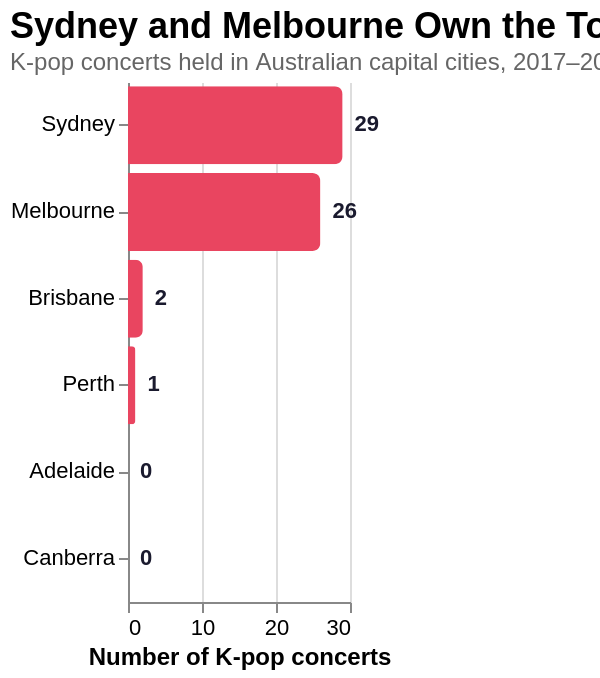

Source (Vega-Lite JSON):
### Vega-Lite specification from a JSON file in a GitHub repository (floating-point values rounded to 4 significant figures)
{"title": {"text": "Sydney and Melbourne Own the Tour Circuit", "subtitle": "K-pop concerts held in Australian capital cities, 2017–2024. Source: Wikipedia tour pages.", "anchor": "start", "fontSize": 18, "subtitleFontSize": 12, "subtitleColor": "#666"}, "width": "container", "height": 260, "autosize": {"type": "fit-x", "contains": "padding"}, "config": {"view": {"stroke": null}, "axis": {"labelFontSize": 11, "titleFontSize": 12}}, "data": {"values": [{"city": "Sydney", "concerts": 29, "total_capacity": 432500}, {"city": "Melbourne", "concerts": 26, "total_capacity": 343720}, {"city": "Brisbane", "concerts": 2, "total_capacity": 4700}, {"city": "Perth", "concerts": 1, "total_capacity": 2500}, {"city": "Adelaide", "concerts": 0, "total_capacity": 0}, {"city": "Canberra", "concerts": 0, "total_capacity": 0}]}, "layer": [{"mark": {"type": "bar", "color": "#e94560", "cornerRadiusEnd": 4}, "encoding": {"y": {"field": "city", "type": "nominal", "sort": "-x", "title": null}, "x": {"field": "concerts", "type": "quantitative", "title": "Number of K-pop concerts", "axis": {"tickMinStep": 1}}, "tooltip": [{"field": "city", "title": "City"}, {"field": "concerts", "title": "Concerts"}, {"field": "total_capacity", "title": "Combined venue capacity", "format": ","}]}}, {"mark": {"type": "text", "align": "left", "dx": 6, "color": "#1a1a2e", "fontWeight": "bold"}, "encoding": {"y": {"field": "city", "type": "nominal", "sort": "-x"}, "x": {"field": "concerts", "type": "quantitative"}, "text": {"field": "concerts"}}}], "$schema": "https://vega.github.io/schema/vega-lite/v5.json"}
